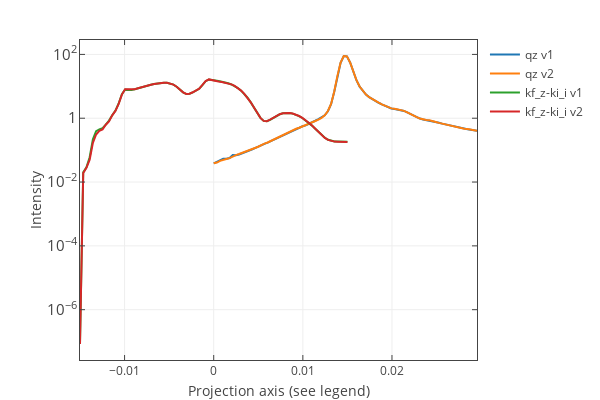

Notebook code cell kept with this figure:
### Markdown cell above
## Projections on each axis

### Code cell
cut_v1 = [qz, off_spec.sum(0)]
cut_v2 = [qz_v2, off_spec_v2.sum(0)]

cut_y_v1 = [dk, off_spec.sum(1)]
cut_y_v2 = [dk_v2, off_spec_v2.sum(1)]

plot1d([cut_v1,cut_v2, cut_y_v1, cut_y_v2],
       x_title="Projection axis (see legend)", y_title='Intensity',
       data_names=['qz v1', 'qz v2', 'kf_z-ki_i v1', 'kf_z-ki_i v2'], y_log=True)
